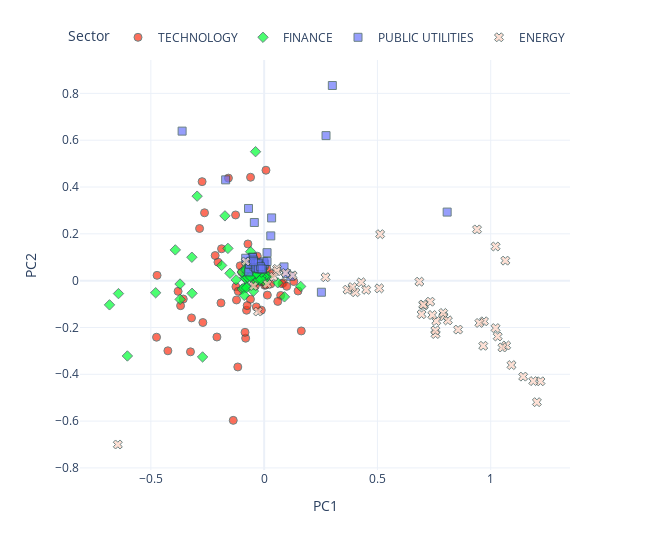

Notebook code for this chart:
### Code cell
from utils.visualisation_functions import pca_plot_from_embeddings

pca_plot_from_embeddings(
    embedding_matrix=embeddings.weight.detach().numpy(),
    sectors=data.sectors,
    tickers=data.tickers,
    industries=data.industries,
    names=data.names,
    dimensions=2,
    reduced=True,
    method="PCA",
    return_df=False,
    rand_state=None,
)

### Figure 1 — Plotly figure (JSON) as saved in the notebook; plotly's stock layout.template omitted (floating-point values rounded to 4 significant figures; data arrays with more than 128 entries replaced by an {"elided": "..."} marker saying what was removed)
{"data": [{"customdata": {"elided": "67x3 str values"}, "hovertemplate": "<b>%{hovertext}</b><br><br>Sector=%{customdata[1]}<br>PC1=%{x}<br>PC2=%{y}<br>ticker=%{customdata[0]}<br>industry=%{customdata[2]}<extra></extra>", "hovertext": ["COMPUTER MANUFACTURING", "EDP SERVICES", "COMPUTER SOFTWARE: PREPACKAGED SOFTWARE", "SEMICONDUCTORS", "EDP SERVICES", "COMPUTER SOFTWARE: PREPACKAGED SOFTWARE", "EDP SERVICES", "SEMICONDUCTORS", "COMPUTER SOFTWARE: PREPACKAGED SOFTWARE", "ELECTRICAL PRODUCTS", "COMPUTER SOFTWARE: PREPACKAGED SOFTWARE", "EDP SERVICES", "COMPUTER SOFTWARE: PREPACKAGED SOFTWARE", "EDP SERVICES", "EDP SERVICES", "RADIO AND TELEVISION BROADCASTING AND COMMUNICATIONS EQUIPMENT", "SEMICONDUCTORS", "COMPUTER COMMUNICATIONS EQUIPMENT", "ELECTRICAL PRODUCTS", "INDUSTRIAL MACHINERY/COMPONENTS", "SEMICONDUCTORS", "COMPUTER COMMUNICATIONS EQUIPMENT", "SEMICONDUCTORS", "INDUSTRIAL MACHINERY/COMPONENTS", "COMPUTER SOFTWARE: PREPACKAGED SOFTWARE", "RADIO AND TELEVISION BROADCASTING AND COMMUNICATIONS EQUIPMENT", "INDUSTRIAL MACHINERY/COMPONENTS", "EDP SERVICES", "COMPUTER MANUFACTURING", "COMPUTER MANUFACTURING", "SEMICONDUCTORS", "SEMICONDUCTORS", "ADVERTISING", "INDUSTRIAL MACHINERY/COMPONENTS", "EDP SERVICES", "PROFESSIONAL SERVICES", "SEMICONDUCTORS", "INDUSTRIAL MACHINERY/COMPONENTS", "SEMICONDUCTORS", "PROFESSIONAL SERVICES", "COMPUTER SOFTWARE: PREPACKAGED SOFTWARE", "RADIO AND TELEVISION BROADCASTING AND COMMUNICATIONS EQUIPMENT", "SEMICONDUCTORS", "SEMICONDUCTORS", "ADVERTISING", "COMPUTER SOFTWARE: PREPACKAGED SOFTWARE", "ELECTRICAL PRODUCTS", "SEMICONDUCTORS", "ELECTRICAL PRODUCTS", "INDUSTRIAL MACHINERY/COMPONENTS", "COMPUTER SOFTWARE: PREPACKAGED SOFTWARE", "EDP SERVICES", "SEMICONDUCTORS", "SEMICONDUCTORS", "INDUSTRIAL MACHINERY/COMPONENTS", "SEMICONDUCTORS", "INDUSTRIAL MACHINERY/COMPONENTS", "COMPUTER SOFTWARE: PREPACKAGED SOFTWARE", "RETAIL: COMPUTER SOFTWARE & PERIPHERAL EQUIPMENT", "SEMICONDUCTORS", "COMPUTER SOFTWARE: PREPACKAGED SOFTWARE", "EDP SERVICES", "ELECTRONIC COMPONENTS", "ADVERTISING", "SEMICONDUCTORS", "COMPUTER PERIPHERAL EQUIPMENT", "EDP SERVICES"], "legendgroup": "TECHNOLOGY", "marker": {"color": "#FD3216", "line": {"color": "DarkSlateGrey", "width": 1}, "opacity": 0.7, "size": 8, "symbol": "circle"}, "mode": "markers", "name": "TECHNOLOGY", "orientation": "v", "showlegend": true, "type": "scatter", "x": [0.073, -0.1247, -0.2037, 0.002308, -0.04185, -0.01239, -0.475, -0.0122, -0.4726, -0.07771, -0.09926, -0.03037, -0.04163, 0.008001, 0.1309, -0.2632, -0.1261, -0.0512, -0.2085, 0.08442, -0.357, -0.1906, -0.1163, 0.01104, 0.07849, -0.2161, 0.09953, -0.03072, -0.1881, 0.01275, -0.08168, 0.01412, -0.03897, -0.02421, -0.04448, -0.1145, -0.3799, -0.03451, -0.3252, 0.06009, -0.002812, -0.1057, -0.4249, -0.01359, -0.00589, 0.007626, -0.1221, -0.2705, -0.08443, 0.02888, -0.1364, -0.3688, -0.06003, -0.06048, 0.1639, -0.2851, -0.07495, -0.06342, -0.008525, 0.008025, -0.2739, -0.3207, 0.1496, 0.03457, 0.008524, -0.07161, -0.1578], "xaxis": "x", "y": [-0.06326, -0.02612, 0.07906, -0.01989, 0.05175, -0.1263, -0.2418, -0.0007248, 0.02262, -0.1264, 0.03649, 0.1042, -0.008076, 0.4716, -0.003824, 0.2899, 0.2806, 0.03069, -0.2408, -0.008815, -0.07852, -0.09523, -0.3688, 0.01157, -0.01291, 0.1073, -0.02428, 0.05469, 0.136, 0.05033, -0.246, -0.06171, -0.02239, 0.03686, 0.05696, -0.0453, -0.04567, -0.1123, -0.3042, -0.08871, 0.06105, 0.06328, -0.2997, -0.003408, 0.01835, 0.01834, -0.08253, -0.1789, -0.2207, -0.01429, -0.5969, -0.1069, 0.4417, -0.07962, -0.2149, 0.2228, -0.1066, 0.08217, -0.003729, 0.02099, 0.4229, -0.1592, -0.04428, 0.03, -0.01835, 0.1567, 0.438], "yaxis": "y"}, {"customdata": {"elided": "93x3 str values"}, "hovertemplate": "<b>%{hovertext}</b><br><br>Sector=%{customdata[1]}<br>PC1=%{x}<br>PC2=%{y}<br>ticker=%{customdata[0]}<br>industry=%{customdata[2]}<extra></extra>", "hovertext": ["INVESTMENT MANAGERS", "DIVERSIFIED COMMERCIAL SERVICES", "LIFE INSURANCE", "PROPERTY-CASUALTY INSURERS", "ACCIDENT &HEALTH INSURANCE", "PROPERTY-CASUALTY INSURERS", "SPECIALTY INSURERS", "SPECIALTY INSURERS", "MAJOR BANKS", "FINANCE: CONSUMER SERVICES", "MAJOR BANKS", "MAJOR BANKS", "COMMERCIAL BANKS", "COMMERCIAL BANKS", "INVESTMENT MANAGERS", "MAJOR BANKS", "MAJOR BANKS", "MAJOR BANKS", "SPECIALTY INSURERS", "MAJOR BANKS", "MAJOR BANKS", "PROPERTY-CASUALTY INSURERS", "MAJOR BANKS", "MAJOR BANKS", "LIFE INSURANCE", "PROPERTY-CASUALTY INSURERS", "MAJOR BANKS", "PROPERTY-CASUALTY INSURERS", "MAJOR BANKS", "FINANCE: CONSUMER SERVICES", "FINANCE: CONSUMER SERVICES", "INVESTMENT MANAGERS", "MAJOR BANKS", "MAJOR BANKS", "MAJOR BANKS", "MAJOR BANKS", "MAJOR BANKS", "MAJOR BANKS", "MAJOR BANKS", "MAJOR BANKS", "MAJOR BANKS", "MAJOR BANKS", "MAJOR BANKS", "PROPERTY-CASUALTY INSURERS", "PROPERTY-CASUALTY INSURERS", "INVESTMENT MANAGERS", "LIFE INSURANCE", "PROPERTY-CASUALTY INSURERS", "PROPERTY-CASUALTY INSURERS", "PROPERTY-CASUALTY INSURERS", "SPECIALTY INSURERS", "MAJOR BANKS", "MAJOR BANKS", "MAJOR BANKS", "MAJOR BANKS", "PROPERTY-CASUALTY INSURERS", "SAVINGS INSTITUTIONS", "PROPERTY-CASUALTY INSURERS", "MAJOR BANKS", "MAJOR BANKS", "INVESTMENT BANKERS/BROKERS/SERVICE", "PROPERTY-CASUALTY INSURERS", "DIVERSIFIED COMMERCIAL SERVICES", "INVESTMENT BANKERS/BROKERS/SERVICE", "INVESTMENT BANKERS/BROKERS/SERVICE", "FINANCE/INVESTORS SERVICES", "PROPERTY-CASUALTY INSURERS", "MAJOR BANKS", "FINANCE: CONSUMER SERVICES", "MAJOR BANKS", "FINANCE: CONSUMER SERVICES", "MAJOR BANKS", "MAJOR BANKS", "MAJOR BANKS", "MAJOR BANKS", "LIFE INSURANCE", "MAJOR BANKS", "INVESTMENT BANKERS/BROKERS/SERVICE", "MAJOR BANKS", "PROPERTY-CASUALTY INSURERS", "MAJOR BANKS", "MAJOR BANKS", "ACCIDENT &HEALTH INSURANCE", "MAJOR BANKS", "MAJOR BANKS", "MAJOR BANKS", "MAJOR BANKS", "MAJOR BANKS", "MAJOR BANKS", "PROPERTY-CASUALTY INSURERS", "MAJOR BANKS", "MAJOR BANKS", "MAJOR BANKS"], "legendgroup": "FINANCE", "marker": {"color": "#00FE35", "line": {"color": "DarkSlateGrey", "width": 1}, "opacity": 0.7, "size": 8, "symbol": "diamond"}, "mode": "markers", "name": "FINANCE", "orientation": "v", "showlegend": true, "type": "scatter", "x": [0.06015, -0.07658, -0.01058, -0.06548, -0.01791, -0.3707, -0.05486, -0.01421, -0.0763, -0.04725, -0.3182, -0.06448, 0.1612, -0.09718, 0.005396, -0.01271, -0.08596, -0.6826, -0.03043, -0.05707, -0.09049, -0.06262, -0.07439, -0.04767, -0.2957, -0.04669, -0.06501, -0.01955, -0.04203, 0.01761, -0.03186, 0.001552, -0.643, -0.05125, -0.4789, -0.16, -0.08146, -0.05976, -0.05732, -0.319, -0.06127, -0.03946, -0.07753, 0.08974, -0.005317, -0.04713, -0.06047, -0.3922, -0.02916, -0.03002, -0.03793, -0.03694, -0.05126, -0.6036, -0.04481, -0.05366, -0.02076, -0.03196, -0.05189, -0.1239, 0.0006727, -0.03375, -0.06564, -0.05322, -0.07271, -0.173, -0.0517, -0.08758, -0.2717, -0.3713, -0.01335, -0.07487, -0.09704, -0.04701, -0.02913, -0.07942, -0.07206, -0.01501, -0.0419, -0.051, -0.08109, -0.04967, -0.07819, -0.01128, -0.05813, -0.05405, -0.03672, -0.06002, -0.03424, -0.03826, -0.1876, -0.0523, -0.1509], "xaxis": "x", "y": [-0.009258, -0.02487, 0.03901, 0.03707, 0.04336, -0.08007, 0.06504, 0.05219, 0.01418, 0.03762, -0.05404, 0.03873, -0.02478, -0.03625, 0.01685, 0.04669, 0.01421, -0.1034, 0.007851, 0.05124, -0.03178, 0.03063, 0.06779, 0.04817, 0.3609, 0.05097, 0.04055, 0.001507, 0.03444, 0.01713, 0.07222, -0.004118, -0.05536, 0.05249, -0.05175, 0.1378, 0.008333, 0.1236, 0.03803, 0.09997, 0.03554, -0.002008, 0.03083, -0.06926, 0.0506, -0.04472, 0.02081, 0.1313, 0.0536, 0.03766, 0.5509, 0.04347, 0.05283, -0.3218, 0.04856, 0.04519, 0.03547, 0.05964, 0.03914, 0.003194, 0.01787, 0.05062, 0.05157, 0.0186, 0.01344, 0.2767, 0.05494, -0.06301, -0.326, -0.01443, 0.01725, 0.08, 0.03682, 0.02476, 0.006238, 0.05296, 0.03648, 0.006705, 0.05251, 0.03374, 0.04525, 0.02492, -0.03067, 0.03641, 0.05764, 0.03719, 0.03087, 0.01625, 0.03109, 0.05414, 0.06506, 0.04881, 0.03141], "yaxis": "y"}, {"customdata": {"elided": "57x3 str values"}, "hovertemplate": "<b>%{hovertext}</b><br><br>Sector=%{customdata[1]}<br>PC1=%{x}<br>PC2=%{y}<br>ticker=%{customdata[0]}<br>industry=%{customdata[2]}<extra></extra>", "hovertext": ["ELECTRIC UTILITIES: CENTRAL", "POWER GENERATION", "OIL/GAS TRANSMISSION", "POWER GENERATION", "WATER SUPPLY", "TELECOMMUNICATIONS EQUIPMENT", "ELECTRIC UTILITIES: CENTRAL", "TELECOMMUNICATIONS EQUIPMENT", "TELECOMMUNICATIONS EQUIPMENT", "POWER GENERATION", "ELECTRIC UTILITIES: CENTRAL", "TELECOMMUNICATIONS EQUIPMENT", "WATER SUPPLY", "ELECTRIC UTILITIES: CENTRAL", "ELECTRIC UTILITIES: CENTRAL", "POWER GENERATION", "POWER GENERATION", "ELECTRIC UTILITIES: CENTRAL", "ELECTRIC UTILITIES: CENTRAL", "ELECTRIC UTILITIES: CENTRAL", "POWER GENERATION", "TELECOMMUNICATIONS EQUIPMENT", "ELECTRIC UTILITIES: CENTRAL", "ELECTRIC UTILITIES: CENTRAL", "POWER GENERATION", "ELECTRIC UTILITIES: CENTRAL", "OIL/GAS TRANSMISSION", "POWER GENERATION", "OIL/GAS TRANSMISSION", "OIL/GAS TRANSMISSION", "ELECTRIC UTILITIES: CENTRAL", "OIL & GAS PRODUCTION", "ELECTRIC UTILITIES: CENTRAL", "POWER GENERATION", "POWER GENERATION", "TELECOMMUNICATIONS EQUIPMENT", "ELECTRIC UTILITIES: CENTRAL", "ELECTRIC UTILITIES: CENTRAL", "ELECTRIC UTILITIES: CENTRAL", "TELECOMMUNICATIONS EQUIPMENT", "POWER GENERATION", "OIL/GAS TRANSMISSION", "ELECTRIC UTILITIES: CENTRAL", "OIL/GAS TRANSMISSION", "OIL & GAS PRODUCTION", "TELECOMMUNICATIONS EQUIPMENT", "TELECOMMUNICATIONS EQUIPMENT", "NATURAL GAS DISTRIBUTION", "NATURAL GAS DISTRIBUTION", "TELECOMMUNICATIONS EQUIPMENT", "TELECOMMUNICATIONS EQUIPMENT", "NATURAL GAS DISTRIBUTION", "TELECOMMUNICATIONS EQUIPMENT", "POWER GENERATION", "ENVIRONMENTAL SERVICES", "NATURAL GAS DISTRIBUTION", "WATER SUPPLY"], "legendgroup": "PUBLIC UTILITIES", "marker": {"color": "#6A76FC", "line": {"color": "DarkSlateGrey", "width": 1}, "opacity": 0.7, "size": 8, "symbol": "square"}, "mode": "markers", "name": "PUBLIC UTILITIES", "orientation": "v", "showlegend": true, "type": "scatter", "x": [-0.04269, -0.3621, -0.06667, -0.1699, -0.05277, -0.06134, -0.008225, 0.1181, 0.03296, -0.03244, 0.3009, -0.007523, -0.06831, -0.04113, -0.03696, -0.0151, -0.04551, 0.02925, -0.03755, -0.0273, -0.01792, 0.2731, -0.04833, -0.05097, -0.008747, -0.00803, 0.09891, -0.01644, -0.05142, -0.0256, 0.01284, 0.2527, -0.08154, -0.04329, 0.002024, -0.001977, -0.02035, -0.04216, -0.03142, -0.06907, -0.04031, -0.016, -0.02792, -0.06508, -0.04693, -0.031, 0.08767, -0.0173, -0.03692, 0.01274, -0.02636, -0.03663, -0.02577, -0.01628, -0.009257, 0.8078, -0.04683], "xaxis": "x", "y": [0.06247, 0.6387, 0.05099, 0.4306, 0.06838, 0.08081, 0.05479, 0.01869, 0.268, 0.06418, 0.8336, 0.07077, 0.03728, 0.07542, 0.05549, 0.06943, 0.06177, 0.1911, 0.07515, 0.06785, 0.05702, 0.6195, 0.08341, 0.1004, 0.0534, 0.06507, 0.02995, 0.06577, 0.09862, 0.05718, 0.1195, -0.04946, 0.0957, 0.2484, 0.07128, 0.08041, 0.06344, 0.07026, 0.0693, 0.3083, 0.07873, 0.0486, 0.06475, 0.07002, 0.08772, 0.06724, 0.05876, 0.0524, 0.07242, 0.08172, 0.07499, 0.05414, 0.05231, 0.05977, 0.04986, 0.2928, 0.08083], "yaxis": "y"}, {"customdata": {"elided": "46x3 str values"}, "hovertemplate": "<b>%{hovertext}</b><br><br>Sector=%{customdata[1]}<br>PC1=%{x}<br>PC2=%{y}<br>ticker=%{customdata[0]}<br>industry=%{customdata[2]}<extra></extra>", "hovertext": ["INTEGRATED OIL COMPANIES", "OIL & GAS PRODUCTION", "OIL & GAS PRODUCTION", "INDUSTRIAL MACHINERY/COMPONENTS", "INDUSTRIAL MACHINERY/COMPONENTS", "METAL FABRICATIONS", "INTEGRATED OIL COMPANIES", "NATURAL GAS DISTRIBUTION", "INTEGRATED OIL COMPANIES", "INDUSTRIAL MACHINERY/COMPONENTS", "OIL & GAS PRODUCTION", "INTEGRATED OIL COMPANIES", "OIL & GAS PRODUCTION", "INTEGRATED OIL COMPANIES", "OIL & GAS PRODUCTION", "OIL & GAS PRODUCTION", "CONSUMER ELECTRONICS/APPLIANCES", "OIL & GAS PRODUCTION", "OIL & GAS PRODUCTION", "OIL & GAS PRODUCTION", "CONSUMER ELECTRONICS/APPLIANCES", "OILFIELD SERVICES/EQUIPMENT", "INTEGRATED OIL COMPANIES", "OIL & GAS PRODUCTION", "OIL REFINING/MARKETING", "ELECTRIC UTILITIES: CENTRAL", "OIL & GAS PRODUCTION", "OIL & GAS PRODUCTION", "OIL & GAS PRODUCTION", "OIL & GAS PRODUCTION", "OIL & GAS PRODUCTION", "OILFIELD SERVICES/EQUIPMENT", "OIL & GAS PRODUCTION", "CONSUMER ELECTRONICS/APPLIANCES", "OIL & GAS PRODUCTION", "OIL & GAS PRODUCTION", "OIL & GAS PRODUCTION", "OIL & GAS PRODUCTION", "OILFIELD SERVICES/EQUIPMENT", "OIL & GAS PRODUCTION", "OIL & GAS PRODUCTION", "OIL & GAS PRODUCTION", "OIL & GAS PRODUCTION", "INTEGRATED OIL COMPANIES", "METAL FABRICATIONS", "INTEGRATED OIL COMPANIES"], "legendgroup": "ENERGY", "marker": {"color": "#FED4C4", "line": {"color": "DarkSlateGrey", "width": 1}, "opacity": 0.7, "size": 8, "symbol": "x"}, "mode": "markers", "name": "ENERGY", "orientation": "v", "showlegend": true, "type": "scatter", "x": [0.7916, 0.705, 0.7597, -0.6459, -0.04707, 0.7565, 0.271, 0.05663, 0.9395, -0.027, 1.065, 0.3678, 0.512, 0.1257, 0.9704, 0.5081, 0.05594, 0.8108, 0.4506, 1.22, 0.04178, 0.967, 0.7422, 1.092, 0.6852, -0.08125, 1.068, 0.6948, 0.7902, 1.052, 1.188, 0.9498, 0.4025, 0.01392, 0.7329, 1.143, 0.3897, 0.4282, 0.8561, 0.7018, 1.022, 0.7557, 1.031, 1.021, 1.204, 0.09458], "xaxis": "x", "y": [-0.1529, -0.1059, -0.1726, -0.7, -0.02303, -0.2281, 0.01455, 0.05029, 0.2188, -0.132, 0.08542, -0.03857, 0.1985, 0.02253, -0.1737, -0.03293, 0.04, -0.1697, -0.03909, -0.4301, 0.0167, -0.2783, -0.1467, -0.3607, -0.004439, 0.08185, -0.277, -0.1437, -0.1379, -0.2856, -0.4292, -0.1807, -0.04964, -0.01488, -0.08998, -0.41, -0.02774, -0.007202, -0.2091, -0.1019, 0.1458, -0.2128, -0.2385, -0.2027, -0.5192, 0.03356], "yaxis": "y"}], "layout": {"height": 550, "legend": {"orientation": "h", "title": {"text": "Sector"}, "tracegroupgap": 0, "x": 1, "xanchor": "right", "y": 1.02, "yanchor": "bottom"}, "margin": {"t": 60}, "width": 650, "xaxis": {"anchor": "y", "domain": [0, 1], "title": {"text": "PC1"}}, "yaxis": {"anchor": "x", "domain": [0, 1], "title": {"text": "PC2"}}}}
